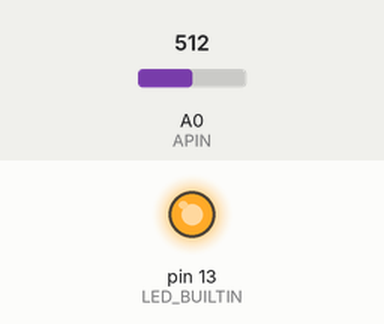
Recording of a sketch running on a simulated Arduino Uno, built with avr-gcc and run on an emulated ATmega328P. Parts: output pins drawn as LEDs (lit = HIGH). The test bench sets the inputs (shaded band); at power-on: A0 (APIN) = 512.

Above: at 0.1 s.
At 0.5 s:
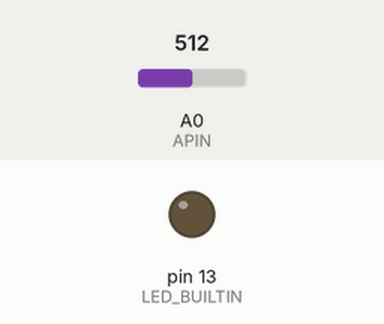
Timing chart, 0 to 2.0 s (numbered marks = the images above):
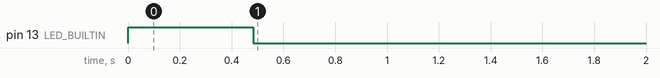

The sketch:

arduino-rf-switch.ino
```cpp
#include <RCSwitch.h>

RCSwitch s = RCSwitch();

// rx defines
#define PROTOCOL 1
#define PULSE_LENGTH 189
#define ON_VALUE 8638538
#define OFF_VALUE 8638530
#define VALUE_LEN 24
#define NUM_REPEATS 5


// analog measurement defines
#define APIN A0
#define A_READ_THRESHOLD 3

// calibration defines
#define CALIBRATE_DELAY 2
// #define CALIBRATE_THRESHOLD 2
#define CALIBRATE_CYCLES 15
static bool calibrate = true;
static int calibrateValue = 5000;
static uint8_t currentCycles = 0;


void read(){
    int val = analogRead(APIN);

    Serial.print("Cal:");
    Serial.print(calibrateValue);
    Serial.print(" ");

    Serial.print("Val: ");
    Serial.println(val);
}

void calibrateHelper(){
    int x = analogRead(APIN);
    // bool withinThreshold = abs(x-calibrateValue) < CALIBRATE_THRESHOLD;
    bool withinThreshold = x==calibrateValue;
    currentCycles = withinThreshold ? currentCycles + 1 : 0;

    calibrateValue = x;

    if(currentCycles > CALIBRATE_CYCLES){
        calibrate = false;
        digitalWrite(LED_BUILTIN, LOW);
    }
    delay(CALIBRATE_DELAY);
}

void setup() {
    // Serial.begin(9600);

    pinMode(LED_BUILTIN, OUTPUT);
    digitalWrite(LED_BUILTIN, HIGH);

    s.enableTransmit(10);
    s.setProtocol(PROTOCOL, PULSE_LENGTH);
    s.setRepeatTransmit(NUM_REPEATS);

    s.send(ON_VALUE, VALUE_LEN);
    while(calibrate){
        calibrateHelper();
    }
}


static int r;
void loop() {
    r = analogRead(APIN);
    if( r - calibrateValue < A_READ_THRESHOLD ){return;}
    // redundant measurement
    r = analogRead(APIN);
    if( r - calibrateValue < A_READ_THRESHOLD){return;}

    s.send(OFF_VALUE, VALUE_LEN);

    // for debugging erronious triggers
    digitalWrite(LED_BUILTIN, HIGH);
    /*
    Serial.print("Trigger Val:");
    Serial.println(r);

    Serial.print("Cal Val:");
    Serial.println(calibrateValue);
    */
    delay(4294967295); // sleep till power off
}
```
